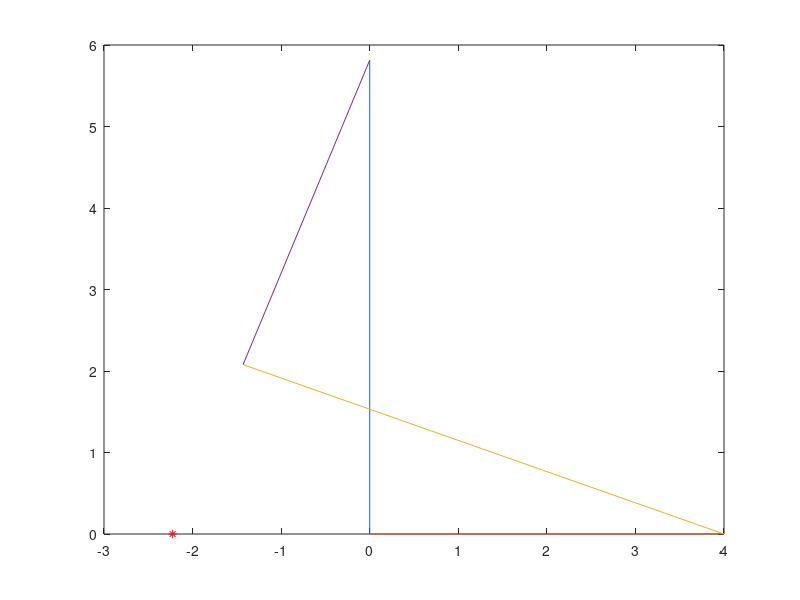

Write MATLAB code to recreate this figure. (Note: this script raises an error after producing the figure.)
% Author: Astha Gupta 
% Student Id: S4899512

clc;
clear all;
close all;

% Parameters given 
n=6;  
la = 4;
lb = 1/(0.1+(0.012*n));

% fixed points
Oa = [0,0]';
A = [0,lb]';

figure(1)

for i=1:10
% calculating the Contact point as the mechanism moves 
for alpha_p= 0:0.1:2*pi
    
alpha = pi/2 - alpha_p;
% Calculating theta and beta angle given alpha
Ob_A = sqrt((la^2)+(lb^2) -(2*la*lb*(cos(alpha))));
ck = (la*sin(alpha))/Ob_A;
kangle = asin(ck); % in triangle Ob-B-P the Ap = ObP => isosceles trainagle 
% angle  Ob-B-P + theta = 180; angle on the same line segment OaA
% angle  Ob-B-P + 2*k = 180; property of trainagle 
theta = 2*kangle
beta = (pi-theta-alpha);


% calculate the Point P (IC and point of contact of the two ellipse)
m1 = (sin(beta)*la)/sin(theta); %sine rule and Oa-P-Ob traingle 
% P = m1*[cos(alpha),sin(alpha)]';
P = [0,m1];

% A = [lb*cos(alpha) lb*sin(alpha)];
Ob = [la*cos(alpha_p) la*sin(alpha_p)];
B = [lb*cos(pi/2+theta)+Ob(1) lb*sin(pi/2+theta)+Ob(2)];

% x-value and v-values 
axis([-10 10 -10 10]);
% plotting the mechanism
p1 = plot([Oa(1) A(1)], [Oa(2) A(2)]);
hold on
p2 = plot([Oa(1) Ob(1)], [Oa(2) Ob(2)]);
hold on
p3 = plot([Ob(1) B(1)], [Ob(2) B(2)]);
hold on
p4 = plot([A(1) B(1)], [A(2) B(2)]);
hold on

%  contact point at intersection of line through AB, OaOb 
x1= [A(1) B(1)];
y1= [A(2) B(2)];

x2= [Oa(1) Ob(1)];
y2= [Oa(2) Ob(2)];

ply1 = polyfit(x1,y1,1);
ply2 = polyfit(x2,y2,1);

x_intersect = fzero(@(x) polyval(ply1-ply2,x),3);
y_intersect = polyval(ply1,x_intersect);
plot(x_intersect,y_intersect,'r*');
hold on

X_mov = zeros(63,1);
Y_mov = zeros(63,1);
i = 0;

    % calculating the plot for moving centrode for a given configuration!
    for alpha_k= 0:0.1:2*pi

    alpha_n = alpha + alpha_k;
    % Calculating theta and beta angle given alpha
    Ob_A_n = sqrt((la^2)+(lb^2) -(2*la*lb*(cos(alpha_n))));
    ck_n = (la*sin(alpha_n))/Ob_A_n;
    kangle_n = asin(ck_n); % in triangle Ob-B-P the Ap = ObP => isosceles trainagle 
    % angle  Ob-B-P + theta = 180; angle on the same line segment OaA
    % angle  Ob-B-P + 2*k = 180; property of trainagle 
    theta_n = 2*kangle_n;
    beta_n = (pi-theta_n-alpha_n);

    beta_phi = beta - alpha_p;
    A_n = [la*cos(alpha_n - beta_phi)+B(1) la*sin(alpha_n - beta_phi)+B(2) ];
    Oa_n = [la*cos(pi+beta_n - beta_phi)+Ob(1) la*sin(pi+beta_n - beta_phi)+Ob(2)];

    x1= [A_n(1) B(1)];
    y1= [A_n(2) B(2)];

    x2= [Oa_n(1) Ob(1)];
    y2= [Oa_n(2) Ob(2)];

    ply1 = polyfit(x1,y1,1);
    ply2 = polyfit(x2,y2,1);
    i = i+1;
    X_mov(i) = fzero(@(x) polyval(ply1-ply2,x),3);
    Y_mov(i) = polyval(ply1,X_mov(i));

    end

p5 = plot(X_mov,Y_mov,'-o');

getframe;
% 
delete(p1);
delete(p2);
delete(p3);
delete(p4);
delete(p5);
% delete(p5);
% delete(p6);


end

end

p1 = plot([Oa(1) A(1)], [Oa(2) A(2)]);
hold on
p2 = plot([Oa(1) Ob(1)], [Oa(2) Ob(2)]);
hold on
p3 = plot([Ob(1) B(1)], [Ob(2) B(2)]);
hold on
p4 = plot([A(1) B(1)], [A(2) B(2)]);
hold on 
% p5 = plot(xe_mov, ye_mov,'b');

